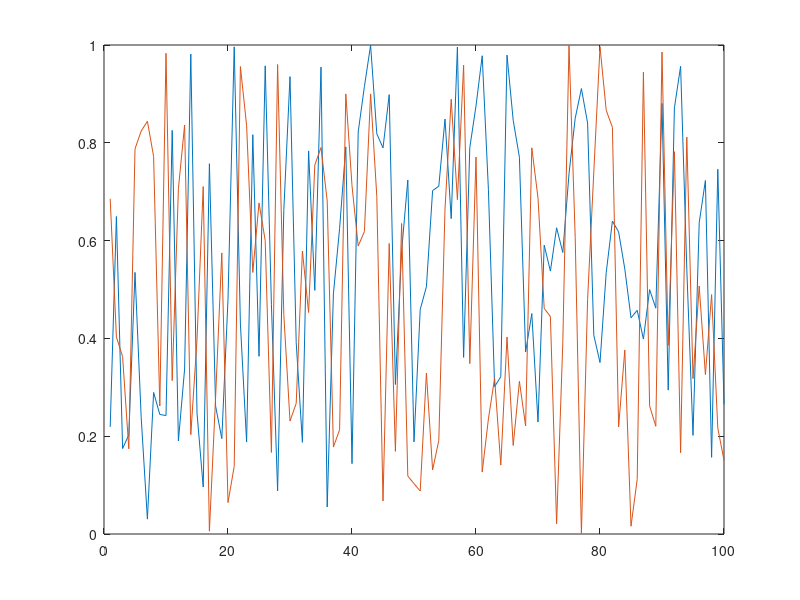

This figure's MATLAB source:
function result = test_hold_006
result = false;
a = figure;
plot(rand(1,100));
h = gca;
hold(h);
plot(rand(1,100));
drawnow;
close(a);
result = true;
